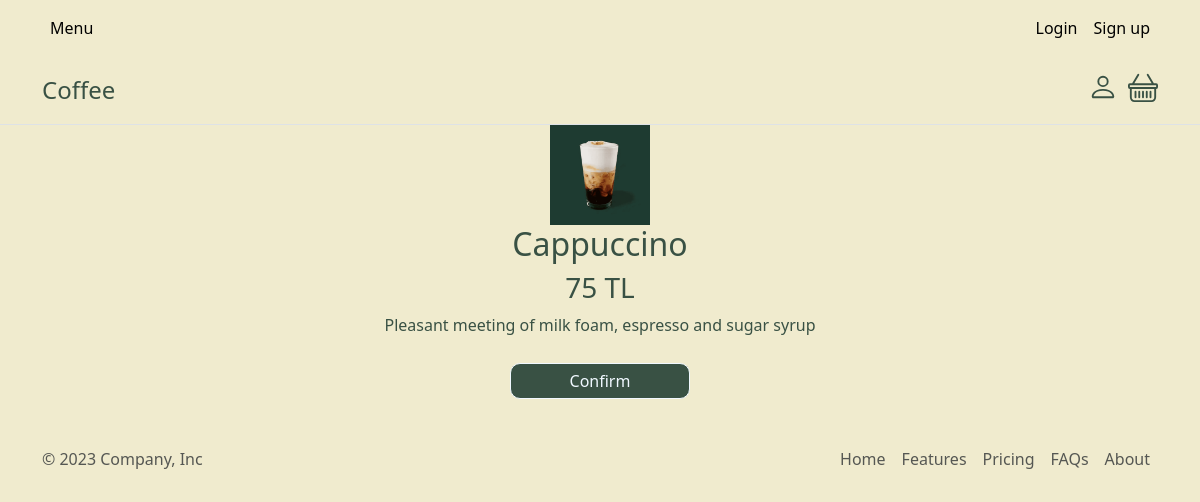
Screenshot of /user/order/3 with the database file from the repository.
### App/models.py (models this page shows, shortened)
class Item(models.Model):
  name = models.CharField(max_length=20)
  image = models.ImageField(upload_to='img')
  price = models.BigIntegerField()
  content = models.TextField()

### user/views.py (the view)
# urls.py: path('order/<int:id>', views.order,name='order'),
def order(request,id):
  item = Item.objects.get(id = id)
  if request.POST.get('control') == 'clicked':
   context = dict(
     id = item.id
   )
   return render(request,'form.html',context)
  context = dict(
     item = item
  )
  return render(request,'order.html',context)

### templates/order.html (shortened to what this page needs)
{% extends 'main.html' %}
{% block container %}
{% load static %}
<div class="order-content">
<img src="{{item.image.url}}" alt="sa" width="100">
<h2 class="txt"> {{item.name}} </h2>
<h3 class="txt"> {{item.price}} TL </h3>
<p class="txt"> {{item.content}} </p>
<form method='post' action="">
    <button type="submit" value="clicked" name="control" class="order-button">Confirm</button>
</form>
</div>
{% endblock %}

### static/style.css (style rules this page uses)
.order-content { text-align: center; }
.txt { color: #395144; }
.order-button { padding: 5px; background-color:#395144 ; border-radius: 10px; width: 15%; margin-top: 10px; color: aliceblue; border: 1px solid; }

### rows the page displays
Item: image (picture), name "Cappuccino", price "75", content "Pleasant meeting of milk foam, espresso and sugar syrup"
